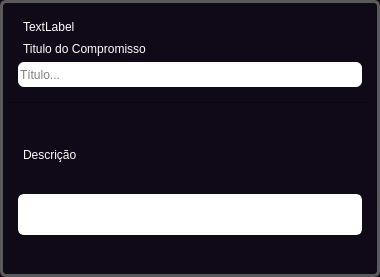
<?xml version="1.0" encoding="UTF-8"?>
<ui version="4.0">
 <class>Form</class>
 <widget class="QWidget" name="Form">
  <property name="geometry">
   <rect>
    <x>0</x>
    <y>0</y>
    <width>380</width>
    <height>277</height>
   </rect>
  </property>
  <property name="windowTitle">
   <string>Form</string>
  </property>
  <property name="styleSheet">
   <string notr="true">font: 63 9pt &quot;Inter 18pt SemiBold&quot;;
    background-color: #100917;
color: rgb(255, 255, 255);</string>
  </property>
  <layout class="QVBoxLayout" name="verticalLayout">
   <property name="leftMargin">
    <number>0</number>
   </property>
   <property name="topMargin">
    <number>0</number>
   </property>
   <property name="rightMargin">
    <number>0</number>
   </property>
   <property name="bottomMargin">
    <number>0</number>
   </property>
   <item alignment="Qt::AlignTop">
    <widget class="QWidget" name="local_cadastro" native="true">
     <property name="sizePolicy">
      <sizepolicy hsizetype="Expanding" vsizetype="Expanding">
       <horstretch>0</horstretch>
       <verstretch>0</verstretch>
      </sizepolicy>
     </property>
     <property name="minimumSize">
      <size>
       <width>0</width>
       <height>277</height>
      </size>
     </property>
     <property name="maximumSize">
      <size>
       <width>16777215</width>
       <height>16777215</height>
      </size>
     </property>
     <property name="styleSheet">
      <string notr="true">
QLabel{
	padding: 0px 2px;
	max-height:20px;
 	margin-top: 2px;
}

QLineEdit{
	color: rgb(0, 0, 0);
	background-color: rgb(255, 255, 255);
	max-height: 40px;   /* largura mínima */
	max-width: 500px;   /* largura mínima */
	min-height:25px;
    border-radius: 6px;
	border: none;
}
Line{
	background-color: rgb(255, 255, 255);
	max-height:2px;
}
#local_cadastro{
	
	
	
    border-radius: 6px;
    border: 3px solid #5a5a5a;

}</string>
     </property>
     <layout class="QVBoxLayout" name="verticalLayout_4">
      <item>
       <widget class="QWidget" name="widget" native="true">
        <layout class="QVBoxLayout" name="verticalLayout_2">
         <item>
          <widget class="QLabel" name="label_data">
           <property name="text">
            <string>TextLabel</string>
           </property>
          </widget>
         </item>
         <item>
          <widget class="QLabel" name="lbl_nome">
           <property name="maximumSize">
            <size>
             <width>200</width>
             <height>22</height>
            </size>
           </property>
           <property name="styleSheet">
            <string notr="true"/>
           </property>
           <property name="text">
            <string>Titulo do Compromisso</string>
           </property>
          </widget>
         </item>
         <item>
          <widget class="QLineEdit" name="lineEdit_titulo">
           <property name="minimumSize">
            <size>
             <width>0</width>
             <height>25</height>
            </size>
           </property>
           <property name="cursor">
            <cursorShape>ArrowCursor</cursorShape>
           </property>
           <property name="readOnly">
            <bool>true</bool>
           </property>
           <property name="placeholderText">
            <string>Título...</string>
           </property>
          </widget>
         </item>
        </layout>
       </widget>
      </item>
      <item>
       <widget class="Line" name="separacao_8">
        <property name="orientation">
         <enum>Qt::Horizontal</enum>
        </property>
       </widget>
      </item>
      <item>
       <widget class="QWidget" name="widget_2" native="true">
        <layout class="QVBoxLayout" name="verticalLayout_3">
         <item>
          <widget class="QLabel" name="lbl_email">
           <property name="text">
            <string>Descrição</string>
           </property>
          </widget>
         </item>
         <item>
          <widget class="QTextEdit" name="textEdit_descricao">
           <property name="minimumSize">
            <size>
             <width>0</width>
             <height>25</height>
            </size>
           </property>
           <property name="maximumSize">
            <size>
             <width>506</width>
             <height>41</height>
            </size>
           </property>
           <property name="cursor" stdset="0">
            <cursorShape>ArrowCursor</cursorShape>
           </property>
           <property name="focusPolicy">
            <enum>Qt::WheelFocus</enum>
           </property>
           <property name="styleSheet">
            <string notr="true">	color: #000000;
	background-color: rgb(255, 255, 255);
	max-height: 35px;   /* largura mínima */
	max-width: 500px;   /* largura mínima */
    border-radius: 6px;
	border: none;
    border-radius: 6px;
    border: 3px solid #ffffff;
  </string>
           </property>
           <property name="readOnly">
            <bool>true</bool>
           </property>
           <property name="html">
            <string>&lt;!DOCTYPE HTML PUBLIC &quot;-//W3C//DTD HTML 4.0//EN&quot; &quot;http://www.w3.org/TR/REC-html40/strict.dtd&quot;&gt;
&lt;html&gt;&lt;head&gt;&lt;meta name=&quot;qrichtext&quot; content=&quot;1&quot; /&gt;&lt;style type=&quot;text/css&quot;&gt;
p, li { white-space: pre-wrap; }
&lt;/style&gt;&lt;/head&gt;&lt;body style=&quot; font-family:'Inter 18pt SemiBold'; font-size:9pt; font-weight:56; font-style:normal;&quot;&gt;
&lt;p style=&quot;-qt-paragraph-type:empty; margin-top:0px; margin-bottom:0px; margin-left:0px; margin-right:0px; -qt-block-indent:0; text-indent:0px;&quot;&gt;&lt;br /&gt;&lt;/p&gt;&lt;/body&gt;&lt;/html&gt;</string>
           </property>
          </widget>
         </item>
        </layout>
       </widget>
      </item>
     </layout>
    </widget>
   </item>
  </layout>
 </widget>
 <resources/>
 <connections/>
</ui>
